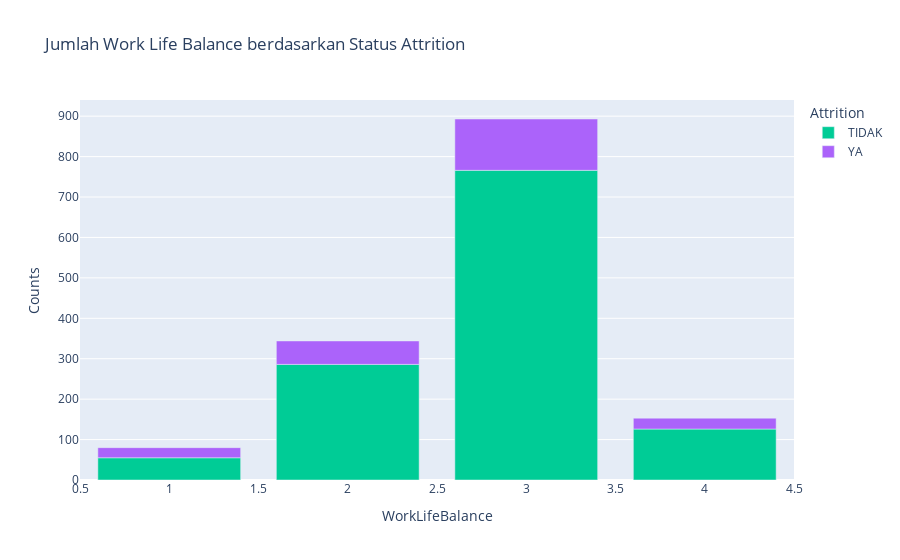

Notebook code for this chart:
### Markdown cell above
### Question 5: Bagaimana Work Life Balance memengaruhi tingkat pergantian karyawan secara keseluruhan

### Code cell
# Group the data by WorkLifeBalance and Attrition and count the number of occurrences
wlb_att = df.groupby(['WorkLifeBalance', 'Attrition'])['GajiHarian'].count().reset_index(name='Counts')

# Create the bar plot
fig = px.bar(
    wlb_att, 
    x='WorkLifeBalance', 
    y='Counts', 
    color='Attrition',
    title='Jumlah Work Life Balance berdasarkan Status Attrition', 
    color_discrete_map=color_map2
)

# Show the plot
fig.show()

### Figure 1 — Plotly figure (JSON) as saved in the notebook; plotly's stock layout.template omitted (floating-point values rounded to 4 significant figures)
{"data": [{"hovertemplate": "Attrition=TIDAK<br>WorkLifeBalance=%{x}<br>Counts=%{y}<extra></extra>", "legendgroup": "TIDAK", "marker": {"color": "#00cc96", "pattern": {"shape": ""}}, "name": "TIDAK", "orientation": "v", "showlegend": true, "textposition": "auto", "type": "bar", "x": [1, 2, 3, 4], "xaxis": "x", "y": [55, 286, 766, 126], "yaxis": "y"}, {"hovertemplate": "Attrition=YA<br>WorkLifeBalance=%{x}<br>Counts=%{y}<extra></extra>", "legendgroup": "YA", "marker": {"color": "#ab63fa", "pattern": {"shape": ""}}, "name": "YA", "orientation": "v", "showlegend": true, "textposition": "auto", "type": "bar", "x": [1, 2, 3, 4], "xaxis": "x", "y": [25, 58, 127, 27], "yaxis": "y"}], "layout": {"barmode": "relative", "legend": {"title": {"text": "Attrition"}, "tracegroupgap": 0}, "title": {"text": "Jumlah Work Life Balance berdasarkan Status Attrition"}, "xaxis": {"anchor": "y", "domain": [0, 1], "title": {"text": "WorkLifeBalance"}}, "yaxis": {"anchor": "x", "domain": [0, 1], "title": {"text": "Counts"}}}}
